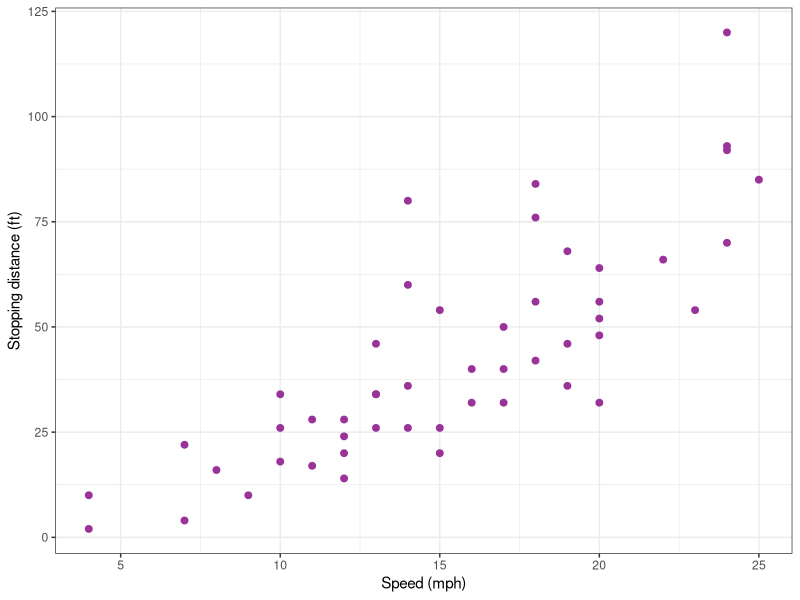
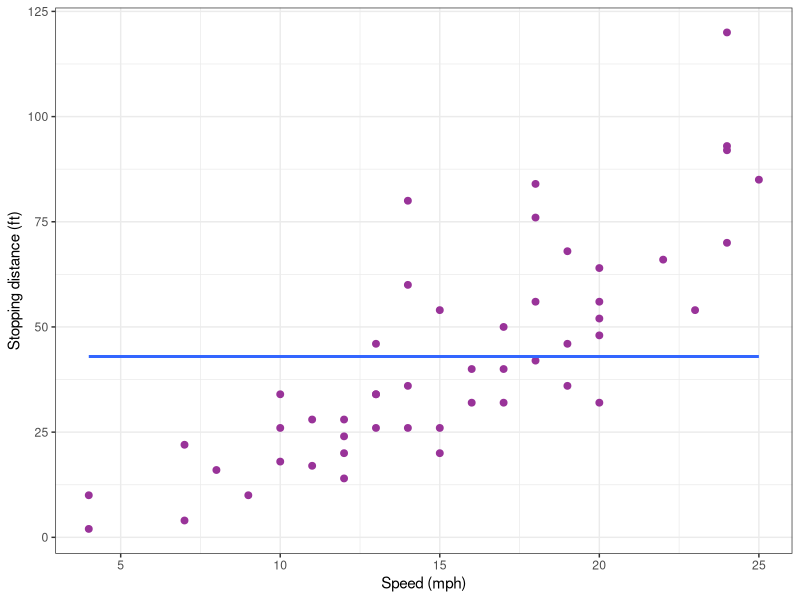
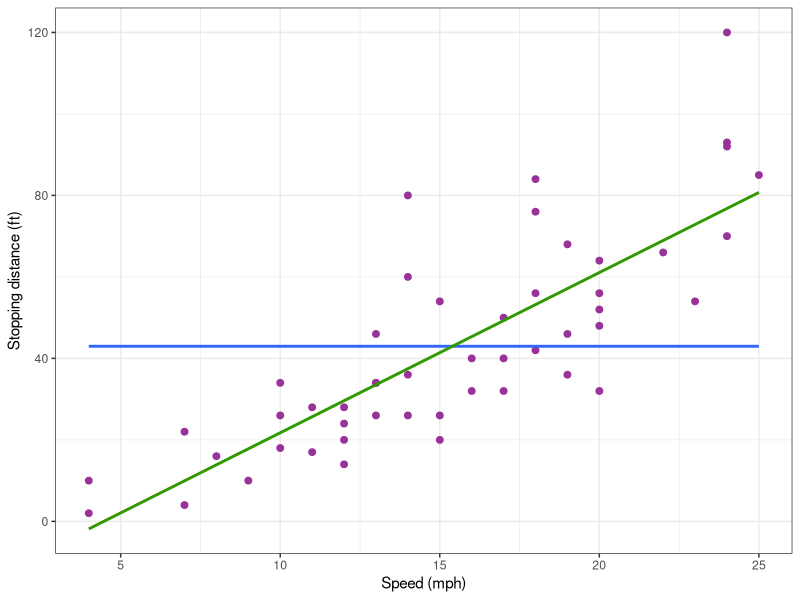
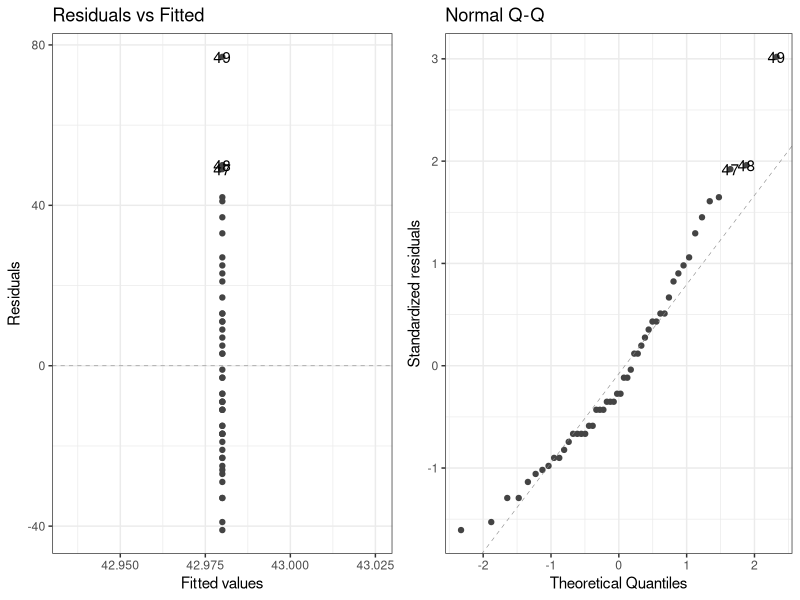
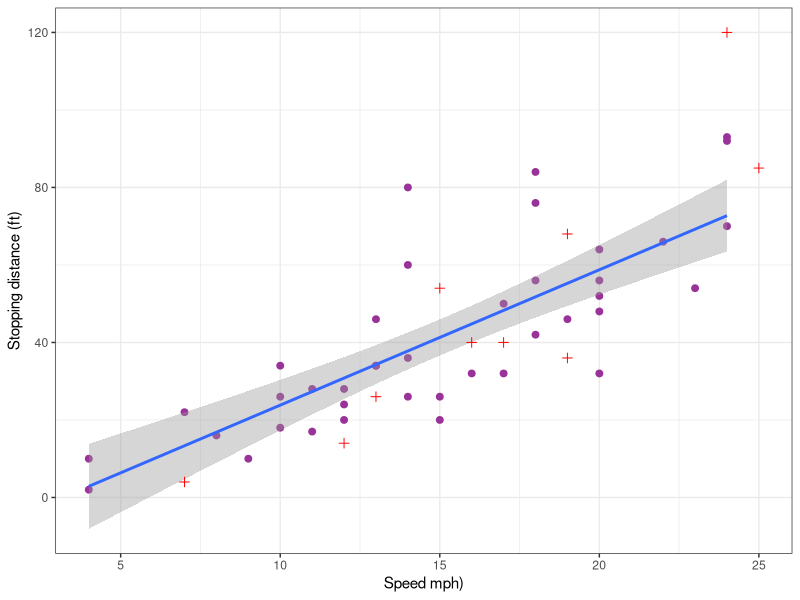
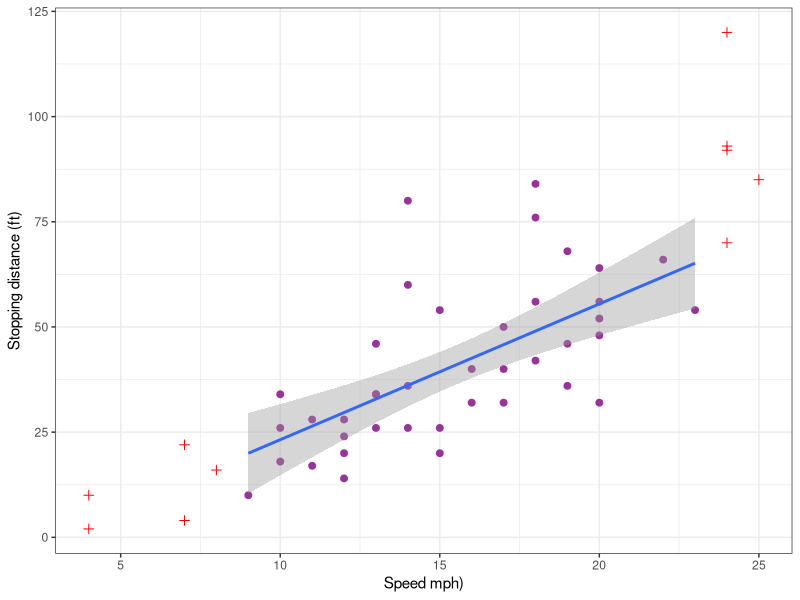
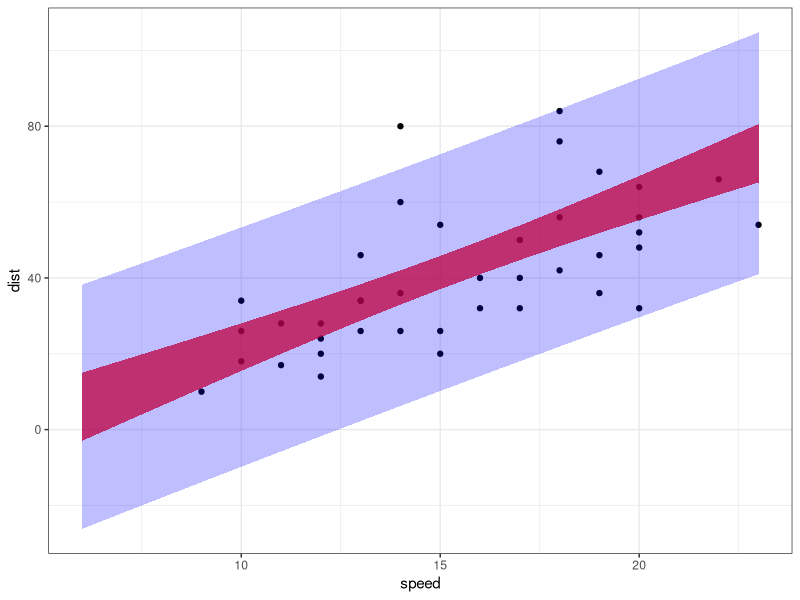
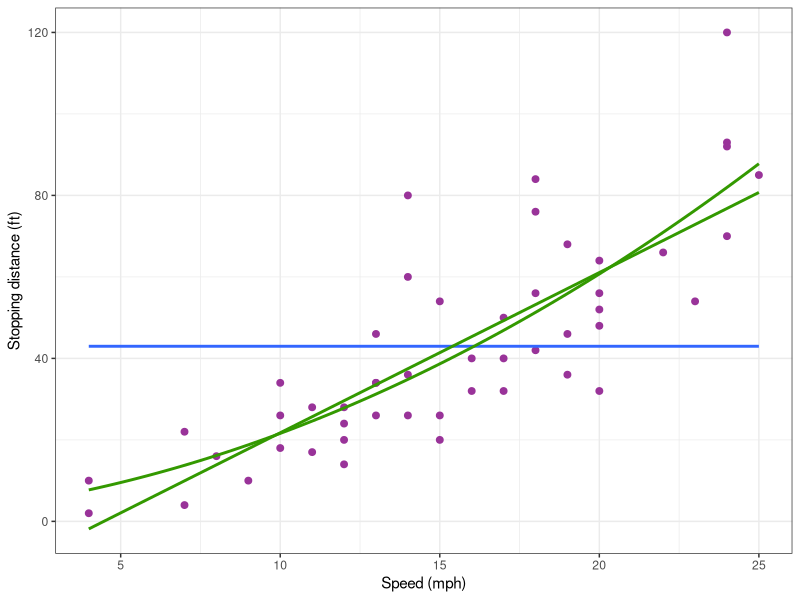

Write the R code that produced these figures, in order.
## ---- chunk 1
#| code-fold: false
library(tidyverse)
library(gridExtra)
library(ggfortify)  # extend some ggplot2 features
library(rsample)    # create training/test sets 
library(kableExtra) # fancy table display
library(broom)
theme_set(theme_bw())
## ---- chunk 2
data(cars)
head(cars) %>% kable() %>% kableExtra::kable_classic()
## ---- chunk 3
#| code-fold: true
cars_plot <-
  cars %>% 
  ggplot() +  aes(x = speed, y = dist) + 
  geom_point(size = 2, colour="#993399") + xlab("Speed (mph)") + ylab("Stopping distance (ft)")  
cars_plot
## ---- chunk 4
lm0 <- lm(dist ~ 1, data = cars)
lm0
## ---- chunk 5
mean(cars$dist)
## ---- chunk 6
#| code-fold: true
cars_plot <- cars_plot + 
  geom_smooth(method = "lm", formula = y ~ 1, se = FALSE)
cars_plot
## ---- chunk 7
lm1 <- lm(dist ~ speed, data = cars)
coef(lm1)
## ---- chunk 8
summary(lm1)
## ---- chunk 9
confint(lm1)
## ---- chunk 10
cars_plot <- cars_plot + 
  geom_smooth(method = "lm", formula = y ~ x, se = FALSE, colour="#339900")
cars_plot
## ---- chunk 11
autoplot(lm0, which = 1:2) ## autoplot comes from ggfortify
## ---- chunk 12
cars_split    <- rsample::initial_split(cars, prop = 0.8)
cars_training <- rsample::training(cars_split)
cars_test     <- rsample::testing(cars_split)
## ---- chunk 13
pred_testing_set  <- 
  lm(dist ~ speed, data = cars_training) %>% 
  predict(cars_test)
## ---- chunk 14
#| code-fold: true
cars_pred_plot <-
  cars_training %>% ggplot() +  aes(x = speed, y = dist) + 
  geom_point(size = 2, colour="#993399") +  xlab("Speed mph)") + ylab("Stopping distance (ft)") + 
  geom_smooth(method = "lm", formula = y ~ x) +
  geom_point(data = data.frame(cars_test, testing = pred_testing_set),
             mapping = aes(x = speed, y = dist), size = 2, shape = 3, colour="red")
cars_pred_plot
## ---- chunk 15
R2_test <- cor(pred_testing_set, cars_test$dist)^2
R2_test
## ---- chunk 16
cars_training <- cars[c(6:45) ,]
cars_test     <- cars[-c(6:45),]
pred_testing_set  <- 
  lm(dist ~ speed, data = cars_training) %>% 
  predict(cars_test)
## ---- chunk 17
#| code-fold: true
cars_pred_plot <-
  cars_training %>% ggplot() +  aes(x = speed, y = dist) + 
  geom_point(size = 2, colour="#993399") +  xlab("Speed mph)") + ylab("Stopping distance (ft)") + 
  geom_smooth(method = "lm", formula = y ~ x) +
  geom_point(data = data.frame(cars_test, testing = pred_testing_set),
             mapping = aes(x = speed, y = dist), size = 2, shape = 3, colour="red")
cars_pred_plot
## ---- chunk 18
alpha <- 0.05
new_x <- data.frame( speed = (6:23))
conf_inter <- 
  setNames(cbind(new_x,
    predict(lm1, newdata = new_x, interval = "confidence", level = 1 - alpha)),
    c("speed", "dist", "lwr", "upr"))
head(conf_inter) %>% kable() %>% kable_classic()
## ---- chunk 19
pred_inter <-    setNames(cbind(new_x,
    predict(lm1, newdata = new_x, interval = "prediction", level = 1 - alpha)),
    c("speed", "dist", "lwr", "upr"))
head(pred_inter) %>% kable() %>% kable_classic()
## ---- chunk 20
#| code-fold: true
cars_training %>% ggplot() +  aes(x = speed, y = dist) + geom_point() +
  geom_ribbon(data = conf_inter, aes(ymin = lwr, ymax = upr), fill = "red" , alpha = 0.75) +
  geom_ribbon(data = pred_inter, aes(ymin = lwr, ymax = upr), fill = "blue", alpha = 0.25)
## ---- chunk 21
lm2 <- lm(dist ~  speed + I(speed^2), data = cars)
summary(lm2)
## ---- chunk 22
X <- model.matrix(lm2)
S <- solve(crossprod(X))
R <- cov2cor(S)
R
## ---- chunk 23
#| code-fold: true
cars_plot + 
  geom_smooth(method = "lm", formula = y ~ poly(x, 2, raw = TRUE), se = FALSE, colour="#339900")
cars_plot
## ---- chunk 24
#| code-fold: true
cars_plot + 
  geom_smooth(data = cars_training, method = "lm", formula = y ~ poly(x, 2, raw = TRUE), se = FALSE, colour="#339900")
## ---- chunk 25
lm2_no_inter <- lm(dist ~ 0 + speed + I(speed^2), data = cars)
coef(lm2_no_inter)
## ---- chunk 26
X <- model.matrix(lm2_no_inter)
head(X)
## ---- chunk 27
#| code-fold: true
alpha <- 0.05
new_x <- data.frame( speed = (6:23))
fit <- data.frame(new_x, dist = predict(lm2_no_inter, newdata = new_x))
conf_inter <- 
  setNames(cbind(new_x,
    predict(lm2_no_inter, newdata = new_x, interval = "confidence", level = 1 - alpha)),
    c("speed", "dist", "lwr", "upr"))
pred_inter <- 
  setNames(cbind(new_x,
    predict(lm2_no_inter, newdata = new_x, interval = "prediction", level = 1 - alpha)),
    c("speed", "dist", "lwr", "upr"))
cars_training %>% ggplot() +  aes(x = speed, y = dist) + geom_point() +
  geom_ribbon(data = conf_inter, aes(ymin = lwr, ymax = upr), fill = "red" , alpha = 0.75) +
  geom_ribbon(data = pred_inter, aes(ymin = lwr, ymax = upr), fill = "blue", alpha = 0.25) +  
  geom_line(data = fit, aes(x = speed, y = dist), colour="#339900", size = 1)
## ---- chunk 28
lm2_poly <- lm(dist ~ poly(speed, degree = 2, raw = TRUE), data = cars)
design_raw <- model.matrix(lm2_poly)
head(design_raw)
## ---- chunk 29
coef(lm2_poly)
## ---- chunk 30
lm1_ortho <- lm(dist ~ poly(speed, degree = 1), data = cars)
design_ortho <- model.matrix(lm1_ortho)
head(design_ortho)
crossprod(design_ortho)
## ---- chunk 31
coef(lm1_ortho)
## ---- chunk 32
lm2_ortho <- lm(dist ~ poly(speed, degree = 2), data = cars)
design_ortho <- model.matrix(lm2_ortho)
head(design_ortho)
crossprod(design_ortho)
## ---- chunk 33
summary(lm2_ortho)
## ---- chunk 34
confint(lm2_ortho)
## ---- chunk 35
tidy(lm1_ortho)
tidy(lm2_ortho)
## ---- chunk 36
anova(lm0, lm1)
anova(lm0, lm2)
## ---- chunk 37
anova(lm1, lm2)
## ---- chunk 38
logLik(lm0)
logLik(lm1)
logLik(lm2)
## ---- chunk 39
dl <- 2*as.numeric(logLik(lm1) - logLik(lm0))
1-pchisq(dl,1)
## ---- chunk 40
dl <- 2 * as.numeric(logLik(lm2) - logLik(lm1))
1 - pchisq(dl,1)
## ---- chunk 41
AIC(lm0, lm1, lm2)
BIC(lm0, lm1, lm2)
## ---- chunk 42
grid.arrange(
  cars_plot + scale_x_log10(),
  cars_plot + scale_y_log10(), nrow = 1)
## ---- chunk 43
cars_plot + scale_x_log10() + scale_y_log10()
## ---- chunk 44
lm1_log <- lm(log(dist) ~ log(speed), data = cars)
summary(lm1_log)
## ---- chunk 45
cars_plot_log <-
  ggplot(cars) + aes(x = log(speed), y = log(dist)) + 
  geom_point(size = 2, colour="#993399") 
cars_plot_log + geom_smooth(method = "lm", formula = y ~ x)
## ---- chunk 46
autoplot(lm1_log, which = 1:2)
## ---- chunk 47
#| code-fold: true
training <- c(6:45)
cars_test     <- cars[-training, ]
cars_training <- cars[ training , ]
cars_plot_log +
  geom_smooth(data = cars_training, 
    mapping = aes(x = log(speed), y = log(dist)),
    method = "lm", formula = y ~ x, se = FALSE, color = "red") +
  geom_smooth(data = cars,
    mapping = aes(x = log(speed), y = log(dist)),
    method = "lm", formula = y ~ x, se = FALSE)
## ---- chunk 48
#| code-fold: true
alpha <- 0.05
new_x <- data.frame( speed = 3:30)
fit <- data.frame(new_x, log_dist = predict(lm1_log, newdata = new_x))
conf_inter <- 
  setNames(cbind(new_x,
    predict(lm1_log, newdata = new_x, interval = "confidence", level = 1 - alpha)),
    c("speed", "dist", "lwr", "upr"))
pred_inter <- 
  setNames(cbind(new_x,
    predict(lm1_log, newdata = new_x, interval = "prediction", level = 1 - alpha)),
    c("speed", "dist", "lwr", "upr"))
cars_training %>% ggplot() +  aes(x = log(speed), y = log(dist)) + geom_point() +
  geom_ribbon(data = conf_inter, aes(ymin = lwr, ymax = upr), fill = "red" , alpha = 0.75) +
  geom_ribbon(data = pred_inter, aes(ymin = lwr, ymax = upr), fill = "blue", alpha = 0.25) +
  geom_line(data = fit, aes(x = log(speed), y = log_dist), colour="#339900", size = 1) +
      xlab("speed (mph)") + ylab("stopping distance (ft)")  

## ---- chunk 49
#| code-fold: true
cars_training %>% ggplot() +  aes(x = speed, y = dist) + geom_point() +
  geom_ribbon(data = conf_inter, aes(ymin = exp(lwr), ymax = exp(upr)), fill = "red" , alpha = 0.75) +
  geom_ribbon(data = pred_inter, aes(ymin = exp(lwr), ymax = exp(upr)), fill = "blue", alpha = 0.25) +
  geom_line(data = fit, aes(x = speed, y = exp(log_dist)), colour="#339900", size = 1) +
      xlab("speed (mph)") + ylab("stopping distance (ft)")  
## ---- chunk 50
logLik(lm1_log)
## ---- chunk 51
logLik(lm1_log) - sum(log(cars$dist))
## ---- chunk 52
AIC(lm1_log) + 2 * sum(log(cars$dist))
BIC(lm1_log) + 2 * sum(log(cars$dist))
